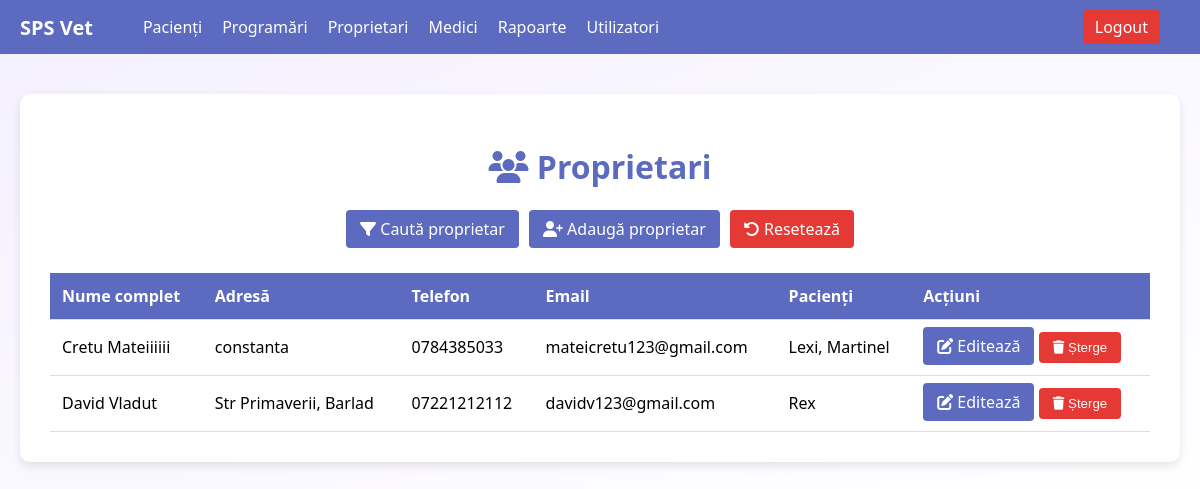
Screenshot of /proiectphp/proprietari.php (signed in) with the database file from the repository.
### tables this page shows
CREATE TABLE `proprietari` (
  `id` int(11) NOT NULL,
  `nume` varchar(50) NOT NULL,
  `prenume` varchar(50) NOT NULL,
  `adresa` text DEFAULT NULL,
  `telefon` varchar(20) DEFAULT NULL,
  `email` varchar(100) DEFAULT NULL
);

### proiectphp/proprietari.php (the view, shortened to what this page needs)
<?php
include("connection.php");
$edit_id = isset($_GET['edit']) ? (int)$_GET['edit'] : null;
$where = [];
$filter_sql = count($where) ? "WHERE " . implode(" AND ", $where) : "";
$proprietari = mysqli_query($con, "SELECT * FROM proprietari p $filter_sql ORDER BY nume ASC");
?>
<!DOCTYPE html>
<html>
<head>
    <link rel="stylesheet" href="https://cdnjs.cloudflare.com/ajax/libs/font-awesome/6.5.0/css/all.min.css">
</head>
<body>
<?php include("header.php"); ?>
<div class="container">
    <h1><i class="fas fa-users"></i> Proprietari</h1>
    <div class="toggle-links">
        <a class="btn" href="proprietari.php?filtru=1"><i class="fas fa-filter"></i> Caută proprietar</a>
        <a class="btn" href="proprietari.php?adauga=1"><i class="fas fa-user-plus"></i> Adaugă proprietar</a>
        <a class="btn btn-danger" href="proprietari.php"><i class="fas fa-rotate-left"></i> Resetează</a>
    </div>
    <table>
        <thead>
        <tr>
            <th>Nume complet</th>
            <th>Adresă</th>
            <th>Telefon</th>
            <th>Email</th>
            <th>Pacienți</th>
            <th>Acțiuni</th>
        </tr>
        </thead>
        <tbody>
        <?php while ($prop = mysqli_fetch_assoc($proprietari)):
            $id = $prop['id'];
            $pacienti = mysqli_query($con, "SELECT nume FROM pacienti WHERE proprietar_id = $id");
            $lista_pacienti = [];
            while ($row = mysqli_fetch_assoc($pacienti)) {
                $lista_pacienti[] = htmlspecialchars($row['nume']);
            }
        ?>
        <tr>
            <?php if ($edit_id == $id): ?>
                <form method="POST">
                    <input type="hidden" name="id" value="<?= $id ?>">
                    <td><input type="text" name="nume" value="<?= htmlspecialchars($prop['nume']) ?>" required><br>
                        <input type="text" name="prenume" value="<?= htmlspecialchars($prop['prenume']) ?>" required></td>
                    <td><input type="text" name="adresa" value="<?= htmlspecialchars($prop['adresa']) ?>"></td>
                    <td><input type="text" name="telefon" value="<?= htmlspecialchars($prop['telefon']) ?>"></td>
                    <td><input type="email" name="email" value="<?= htmlspecialchars($prop['email']) ?>"></td>
                    <td><?= $lista_pacienti ? implode(", ", $lista_pacienti) : '<em>Niciun pacient</em>' ?></td>
                    <td>
                        <button class="btn" name="salveaza">Salvează</button>
                        <a href="proprietari.php" class="btn btn-danger">Renunță</a>
                    </td>
                </form>
            <?php else: ?>
                <td><?= htmlspecialchars($prop['nume'] . ' ' . $prop['prenume']) ?></td>
                <td><?= htmlspecialchars($prop['adresa']) ?></td>
                <td><?= htmlspecialchars($prop['telefon']) ?></td>
                <td><?= htmlspecialchars($prop['email']) ?></td>
                <td><?= $lista_pacienti ? implode(", ", $lista_pacienti) : '<em>Niciun pacient</em>' ?></td>
                <td>
                    <a class="btn" href="proprietari.php?edit=<?= $id ?>"><i class="fas fa-edit"></i> Editează</a>
                    <form method="POST" style="display:inline">
                        <button class="btn btn-danger" onclick="return confirm('Esti sigur ca vrei sa stergi acest proprietar?');"><i class="fas fa-trash"></i> Șterge</button>
                    </form>
                </td>
            <?php endif; ?>
        </tr>
        <?php endwhile; ?>
        </tbody>
    </table>
</div>
</body>
</html>

### proiectphp/proprietari.php (style rules this page uses)
body { font-family: 'Segoe UI', sans-serif; background: linear-gradient(to bottom right, #f4f0ff, #ffffff); margin: 0; padding: 0; }
.container { max-width: 1100px; margin: 40px auto; background: white; padding: 30px; border-radius: 10px; box-shadow: 0 4px 10px rgba(0,0,0,0.1); }
h1 { text-align: center; color: #5c6bc0; }
.btn { padding: 8px 14px; background: #5c6bc0; color: white; border: none; border-radius: 4px; cursor: pointer; text-decoration: none; }
.btn-danger { background: #e53935; }
.toggle-links { display: flex; gap: 10px; justify-content: center; margin-bottom: 20px; }
table { width: 100%; border-collapse: collapse; margin-top: 25px; }
th, td { padding: 12px; text-align: left; border-bottom: 1px solid #ddd; }
th { background: #5c6bc0; color: white;; }

### rows the page displays
proprietari: nume+prenume "Cretu Mateiiiiii", adresa "constanta", telefon "0784385033", email "mateicretu123@gmail.com", lista_pacienti "Lexi, Martinel"
proprietari: nume+prenume "David Vladut", adresa "Str Primaverii, Barlad", telefon "07221212112", email "davidv123@gmail.com", lista_pacienti "Rex"
